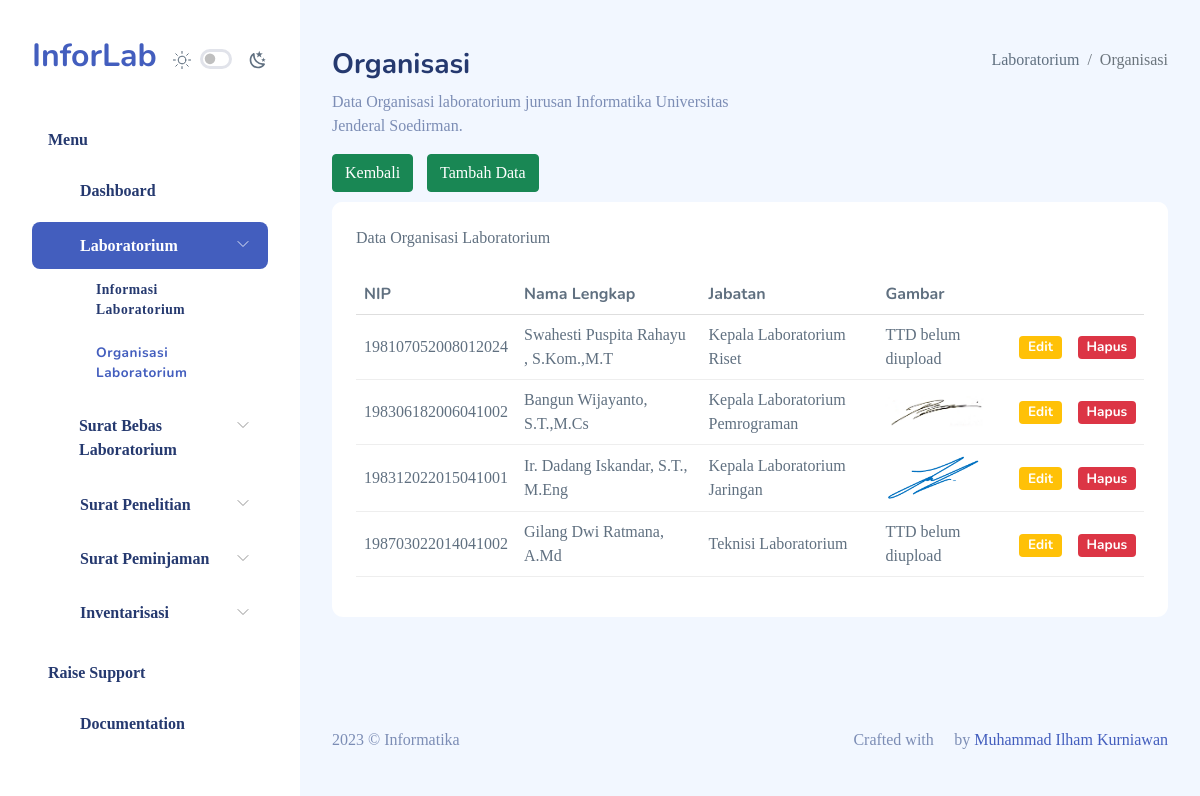
The app's page /index.php?r=organisasi with its own data.
### tables this page shows
CREATE TABLE `petugas` (
  `nip` varchar(20) NOT NULL,
  `nama` varchar(100) NOT NULL,
  `jabatan` varchar(50) NOT NULL,
  `ttd` varchar(255) DEFAULT NULL
);

### modul/laboratorium/petugas.php (the view, shortened to what this page needs)
        <div class="page-heading">
          <div class="page-title">
            <div class="row">
              <div class="col-12 col-md-6 order-md-1 order-last">
                <h3>Organisasi</h3>
                <p class="text-subtitle text-muted">
                  Data Organisasi laboratorium jurusan Informatika Universitas Jenderal Soedirman.
                </p>
                <div class="buttons">
                      <a href="index.php" class="btn btn-success">Kembali</a>
                      <a href="index.php?r=tambah_petugas" class="btn btn-success">Tambah Data</a>
                </div>
              </div>
              <div class="col-12 col-md-6 order-md-2 order-first">
                <nav
                  aria-label="breadcrumb"
                  class="breadcrumb-header float-start float-lg-end"
                >
                <ol class="breadcrumb">
                    <li class="breadcrumb-item">
                      Laboratorium
                    </li>
                    <li class="breadcrumb-item active">
                      Organisasi
                    </li>
                  </ol>
                </nav>
              </div>
            </div>
          </div>
          <section class="section">
            <div class="card">
              <div class="card-header">Data Organisasi Laboratorium</div>
              <div class="card-body">
              <table class="table" id="table-petugas">
    <thead>
        <tr>
            <th>NIP</th>
            <th>Nama Lengkap</th>
            <th>Jabatan</th>
            <th>Gambar</th>
            <th></th>
            <th></th>
        </tr>
    </thead>
    <tbody>
        <?php
        $sqlkelas = "SELECT nip, nama, jabatan, ttd FROM petugas";
        $resultkelas = $conn->query($sqlkelas);
        if ($resultkelas->num_rows > 0) {
            while ($row = $resultkelas->fetch_assoc()) {
                ?>
                <tr>
                    <td><?php echo $row['nip']; ?></td>
                    <td><?php echo $row['nama']; ?></td>
                    <td><?php echo $row['jabatan']; ?></td>
                    <td>
                        <?php
                        $nama_kolom_gambar = 'ttd';
                        $gambar_path = 'uploads/' . $row[$nama_kolom_gambar];
                        if ($row[$nama_kolom_gambar] !== null && file_exists($gambar_path)) {
                            echo '<a href="' . $gambar_path . '" data-lightbox="image-' . $row['nip'] . '"><img src="' . $gambar_path . '" alt="Gambar Petugas" style="max-width: 100px; max-height: 100px;"></a>';
                        } else {
                            echo 'TTD belum diupload';
                        }
                        ?>
                    </td>
                    <td>
                        <a href="index.php?r=edit_petugas&id=<?php echo $row['nip'] ?>" class="badge bg-warning">Edit</a>
                    </td>
                    <td>
                        <a href="././hapus.php?k=hapus_petugas&id=<?php echo $row['nip'] ?>" onclick="return confirm('Yakin Hapus Petugas \'<?php echo $row['nama']; ?>\' ?')" class="badge bg-danger">Hapus</a>
                    </td>
                </tr>
        <?php
            }
        }
        ?>
    </tbody>
</table>
              </div>
            </div>
          </section>
        </div>

### index.php (shortened to what this page needs)
<?php
    $currentPage = isset($_GET['r']) ? $_GET['r'] : 'default';
?>
<!DOCTYPE html>
<html lang="en">
  <head>
    <link rel="stylesheet" href="assets/css/main/app.css" />
    <link rel="stylesheet" href="assets/css/main/app-dark.css" />
    <link rel="stylesheet" href="assets/css/shared/iconly.css" />
    <link rel="stylesheet" href="assets/css/pages/fontawesome.css" />
    <link
      rel="stylesheet"
      href="assets/extensions/datatables.net-bs5/css/dataTables.bootstrap5.min.css"
    />
    <link rel="stylesheet" href="assets/css/pages/datatables.css" />
    <link href="assets\css\pages\select2.min.css" rel="stylesheet" />
    <link
      rel="stylesheet"
      href="assets/extensions/choices.js/public/assets/styles/choices.css"
    />
    <link rel="stylesheet" href="assets/extensions/filepond/filepond.css" />
    <link
      rel="stylesheet"
      href="assets/extensions/filepond-plugin-image-preview/filepond-plugin-image-preview.css"
    />
    <link
      rel="stylesheet"
      href="assets/extensions/toastify-js/src/toastify.css"
    />
    <link rel="stylesheet" href="assets/css/pages/filepond.css" />
    <link rel="stylesheet" href="assets/css/pages/lightbox.min.css">
    <link href="assets/data_table/datatables.min.css" rel="stylesheet">
  </head>
  <body>
    <div id="app">
      <div id="sidebar" class="active">
        <div class="sidebar-wrapper active">
          <div class="sidebar-header position-relative">
            <div class="d-flex justify-content-between align-items-center">
              <div class="logo">
                <a href="index.php">InforLab</a>
              </div>
              <div class="theme-toggle d-flex gap-2 align-items-center mt-2">
                <div class="form-check form-switch fs-6">
                  <input
                    class="form-check-input me-0"
                    type="checkbox"
                    id="toggle-dark"
                    style="cursor: pointer"
                  />
                </div>
              </div>
            </div>
          </div>
          <?php
            include('sidebar.php');
          ?>
        </div>
      </div>
      <div id="main">
        <?php
            include('content.php');
        ?>
        <footer>
          <div class="footer clearfix mb-0 text-muted">
            <div class="float-start">
              <p>2023 &copy; Informatika</p>
            </div>
            <div class="float-end">
              <p>
                Crafted with
                <span class="text-danger"><i class="bi bi-heart"></i></span> by
                <a href="https://www.linkedin.com/in/muhammad-ilham-kurniawan/" target='blank_'>Muhammad Ilham Kurniawan</a>
              </p>
            </div>
          </div>
        </footer>
      </div>
    </div>
  </body>
</html>

### sidebar.php (shortened to what this page needs)
<div class="sidebar-menu">
  <ul class="menu">
    <li class="sidebar-title">Menu</li>
    <li class="sidebar-item <?php echo ($currentPage === 'default') ? 'active' : ''; ?>">
      <a href="index.php" class="sidebar-link">
        <i class="bi bi-pie-chart-fill"></i>
        <span>Dashboard</span>
      </a>
    </li>
    <li class="sidebar-item <?php echo ($currentPage === 'info_laboratorium' || $currentPage === 'organisasi') ? 'active' : ''; ?> has-sub">
      <a href="#" class="sidebar-link">
        <i class="bi bi-file-earmark-spreadsheet-fill"></i>
        <span>Laboratorium</span>
      </a>
      <ul class="submenu <?php echo ($currentPage === 'info_laboratorium' || $currentPage === 'organisasi') ? 'active' : ''; ?>">
        <li class="submenu-item <?php echo ($currentPage === 'info_laboratorium') ? 'active' : ''; ?>">
          <a href="index.php?r=info_laboratorium">Informasi Laboratorium</a>
        </li>
        <li class="submenu-item <?php echo ($currentPage === 'organisasi') ? 'active' : ''; ?>">
          <a href="index.php?r=organisasi">Organisasi Laboratorium</a>
        </li>
      </ul>
    </li>
    <li class="sidebar-item <?php echo ($currentPage === 'buat_surat_bebas' || $currentPage === 'surat_bebas' || $currentPage === 'lihat_surat_bebas') ? 'active' : ''; ?> has-sub">
      <a href="#" class="sidebar-link">
        <i class="bi bi-file-earmark-spreadsheet-fill"></i>
        <span>Surat Bebas Laboratorium</span>
      </a>
    </li>
    <li class="sidebar-item <?php echo ($currentPage === 'buat_surat_penelitian' || $currentPage === 'lihat_surat_penelitian' || $currentPage === 'surat_penelitian') ? 'active' : ''; ?> has-sub">
      <a href="#" class="sidebar-link">
        <i class="bi bi-file-earmark-spreadsheet-fill"></i>
        <span>Surat Penelitian</span>
      </a>
    </li>
    <li class="sidebar-item <?php echo ($currentPage === 'buat_surat_peminjaman' || $currentPage === 'lihat_surat_peminjaman' || $currentPage === 'surat_peminjaman') ? 'active' : ''; ?> has-sub">
      <a href="#" class="sidebar-link">
        <i class="bi bi-file-earmark-spreadsheet-fill"></i>
        <span>Surat Peminjaman</span>
      </a>
    </li>
    <li class="sidebar-item <?php echo ($currentPage === 'inventaris' || $currentPage === 'inventarisLab') ? 'active' : ''; ?> has-sub">
      <a href="#" class="sidebar-link">
        <i class="bi bi-grid-fill"></i>
        <span>Inventarisasi</span>
      </a>
    </li>
    <li class="sidebar-title">Raise Support</li>
    <li class="sidebar-item">
      <a
        href="https://github.com/muh-ilhamkurniawan/SIMALAB"
        class="sidebar-link" target='_blank'
      >
        <i class="bi bi-life-preserver"></i>
        <span>Documentation</span>
      </a>
    </li>
  </ul>
</div>

### content.php (shortened to what this page needs)
<?php
if (isset($_GET['r'])) {
	$key = $_GET['r'];
    if ($key == 'organisasi') {
		include 'modul/laboratorium/petugas.php';
	}
} else {
	include 'dashboard.php';
}
?>

### records on screen
petugas: nip "198107052008012024", nama "Swahesti Puspita Rahayu , S.Kom.,M.T", jabatan "Kepala Laboratorium Riset", shows "TTD belum diupload"
petugas: nip "198306182006041002", nama "Bangun Wijayanto, S.T.,M.Cs", jabatan "Kepala Laboratorium Pemrograman", ttd (picture)
petugas: nip "198312022015041001", nama "Ir. Dadang Iskandar, S.T., M.Eng", jabatan "Kepala Laboratorium Jaringan", ttd (picture)
petugas: nip "198703022014041002", nama "Gilang Dwi Ratmana, A.Md", jabatan "Teknisi Laboratorium", shows "TTD belum diupload"
